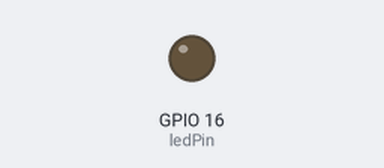
The program below on a simulated ESP32. On the bench: output pins drawn as LEDs (lit = HIGH).

Above: at 0.0 s.
At 1.1 s:
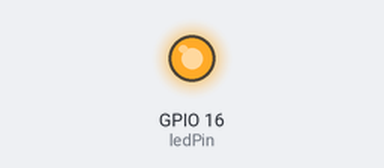
Timing chart, 0 to 2.6 s (numbered marks = the images above):
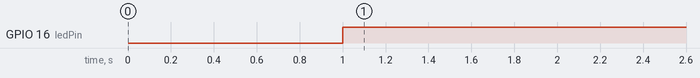

The program:

main.cpp
```cpp
#include <Arduino.h>

const int ledPin =  16;      // chân led
// biến trạng thái Led
int ledState = LOW;

hw_timer_t* timer = NULL; //khơi tạo timer
portMUX_TYPE timerMux = portMUX_INITIALIZER_UNLOCKED;

// hàm xử lý ngắt
void IRAM_ATTR onTimer() {
  portENTER_CRITICAL_ISR(&timerMux); //vào chế độ tránh xung đột
  digitalWrite(ledPin, ~ledState); // đảo giá trị Led
  portEXIT_CRITICAL_ISR(&timerMux); // thoát
}

void setup() {
  Serial.begin(115200);
  //khởi tạo chân led là output
  pinMode(ledPin,OUTPUT);

  //khơit tạo timer với chu kì 1us vì thạch anh của ESP chạy 8MHz
  timer = timerBegin(0, 80, true);
  //khởi tạo hàm xử lý ngắt ngắt cho Timer
  timerAttachInterrupt(timer, &onTimer, true);
  //khởi tạo thời gian ngắt cho timer là 1s (1000000 us)
  timerAlarmWrite(timer, 1000000, true);
  //bắt đầu chạy timer
  timerAlarmEnable(timer);
}

void loop() {
 //do nothing
}
```

Measured:
- by itself, GPIO 16 (ledPin): LOW → HIGH at 1.0 s
